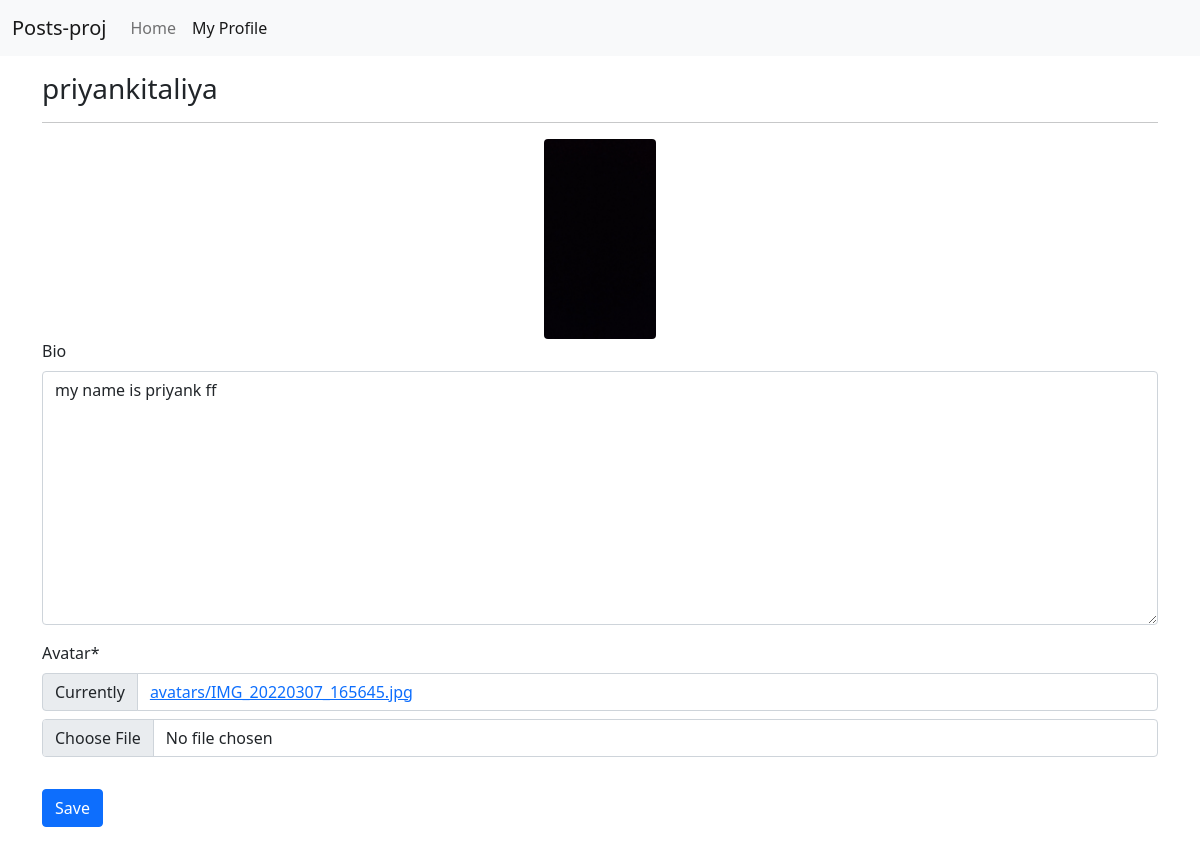
Before: /profiles/my/ (signed in) with the older database file.
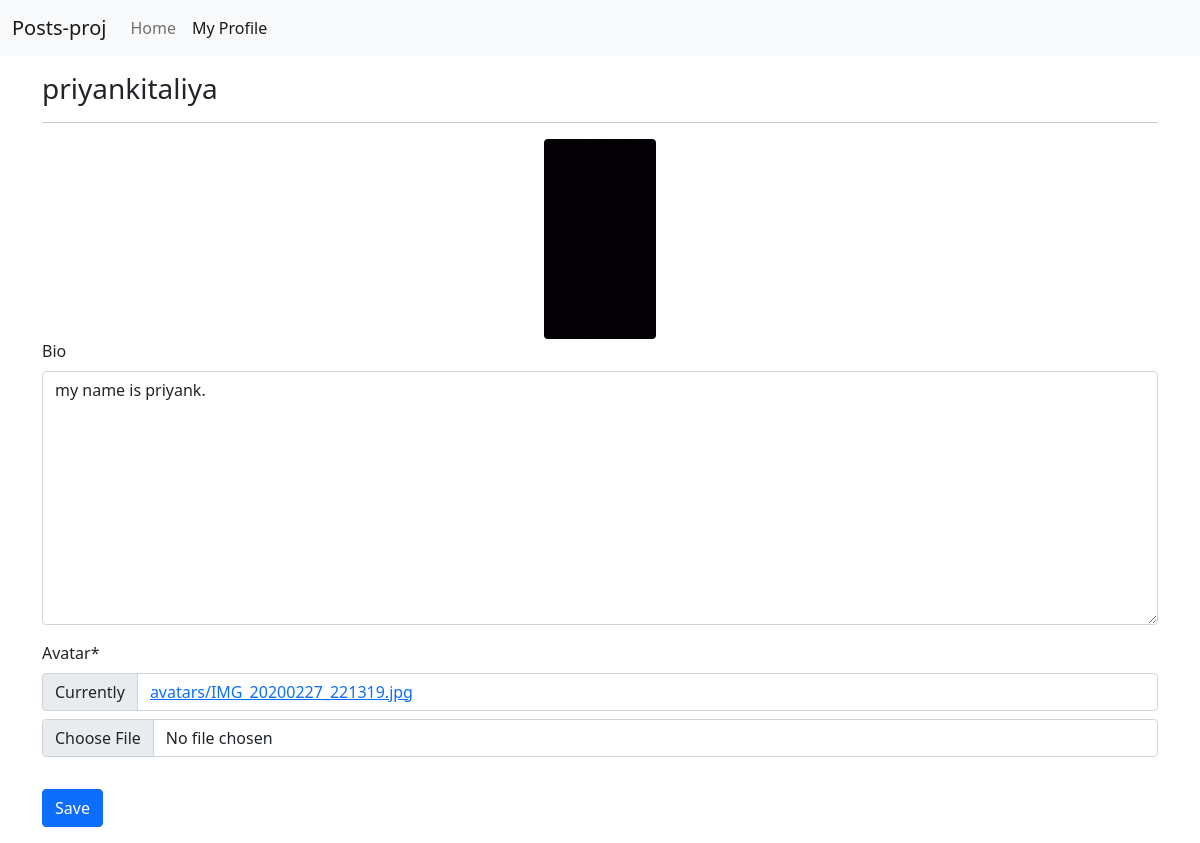
After: the same page with the newer database file.
### profiles/models.py (models this page shows, shortened)
class Profile(models. Model):
    user = models.OneToOneField(User, on_delete=models.CASCADE)
    bio = models.TextField(blank=True)
    avatar = models.ImageField(default='avatar.png', upload_to='avatars')
    updated = models.DateTimeField(auto_now=True)
    created = models.DateTimeField(auto_now_add=True)

### profiles/views.py (the view, shortened to what this page needs)
# urls.py: path('my/', my_profile_view, name='my-profile'),
@login_required
def my_profile_view(request):
    obj = Profile.objects.get(user=request.user)
    form = ProfileForm(request.POST or None, request.FILES or None, instance=obj)
    context = {
        'obj':obj,
        'form': form,
    }
    return render(request, 'profiles/main.html', context)

### profiles/forms.py
class ProfileForm(forms.ModelForm):
    class Meta:
        model = Profile
        fields =('bio', 'avatar')

### profiles/templates/profiles/main.html (shortened to what this page needs)
{% extends "base.html" %}
{% load static %}
{% load crispy_forms_tags %}
{% block content %}
    <h3>{{obj.user}}</h3>
    <hr>
    <div class="text-center" id="avatar-box">
        <img src="{{obj.avatar.url}}" class="rounded" height="200px" width="auto" alt="{{obj.user.username}}">
    </div>
    <form id="profile-form">
        {{form|crispy}}
        <button type="submit" class="btn btn-primary mt-3">Save</button>
    </form>
{% endblock content %}

Changed rows visible on the page:
changed Profile "priyankitaliya": avatar: a different picture; bio "my name is priyank ff" → "my name is priyank."
Other visible differences:
text no longer shown: "Bio Avatar * Currently avatars/IMG_20220307_165645.jpg"
text now shown: "Bio Avatar * Currently avatars/IMG_20200227_221319.jpg"
